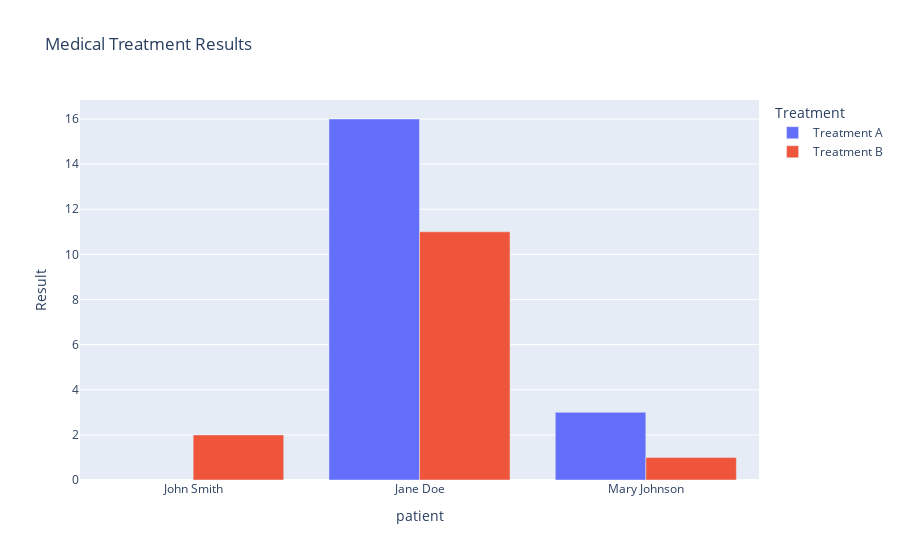

Write notebook code for a chart like this one.
### Markdown cell above
Then you can use the most common functionalities of Plotly Express by passing your Plotly parameters to the `.plot` method available to any pandas DataFrame;

### Code cell
tidy.plot.bar(
    x='patient', 
    y='Result', 
    color='Treatment',
    barmode='group',
    title='Medical Treatment Results',
)

### Figure 1 — Plotly figure (JSON) as saved in the notebook; plotly's stock layout.template omitted (floating-point values rounded to 4 significant figures)
{"data": [{"alignmentgroup": "True", "hovertemplate": "Treatment=Treatment A<br>patient=%{x}<br>Result=%{y}<extra></extra>", "legendgroup": "Treatment A", "marker": {"color": "#636efa", "pattern": {"shape": ""}}, "name": "Treatment A", "offsetgroup": "Treatment A", "orientation": "v", "showlegend": true, "textposition": "auto", "type": "bar", "x": ["John Smith", "Jane Doe", "Mary Johnson"], "xaxis": "x", "y": [null, 16, 3], "yaxis": "y"}, {"alignmentgroup": "True", "hovertemplate": "Treatment=Treatment B<br>patient=%{x}<br>Result=%{y}<extra></extra>", "legendgroup": "Treatment B", "marker": {"color": "#EF553B", "pattern": {"shape": ""}}, "name": "Treatment B", "offsetgroup": "Treatment B", "orientation": "v", "showlegend": true, "textposition": "auto", "type": "bar", "x": ["John Smith", "Jane Doe", "Mary Johnson"], "xaxis": "x", "y": [2, 11, 1], "yaxis": "y"}], "layout": {"autosize": true, "barmode": "group", "legend": {"title": {"text": "Treatment"}, "tracegroupgap": 0}, "title": {"text": "Medical Treatment Results"}, "xaxis": {"anchor": "y", "autorange": true, "domain": [0, 1], "range": [-0.5, 2.5], "title": {"text": "patient"}, "type": "category"}, "yaxis": {"anchor": "x", "autorange": true, "domain": [0, 1], "range": [0, 16.84], "title": {"text": "Result"}, "type": "linear"}}}
